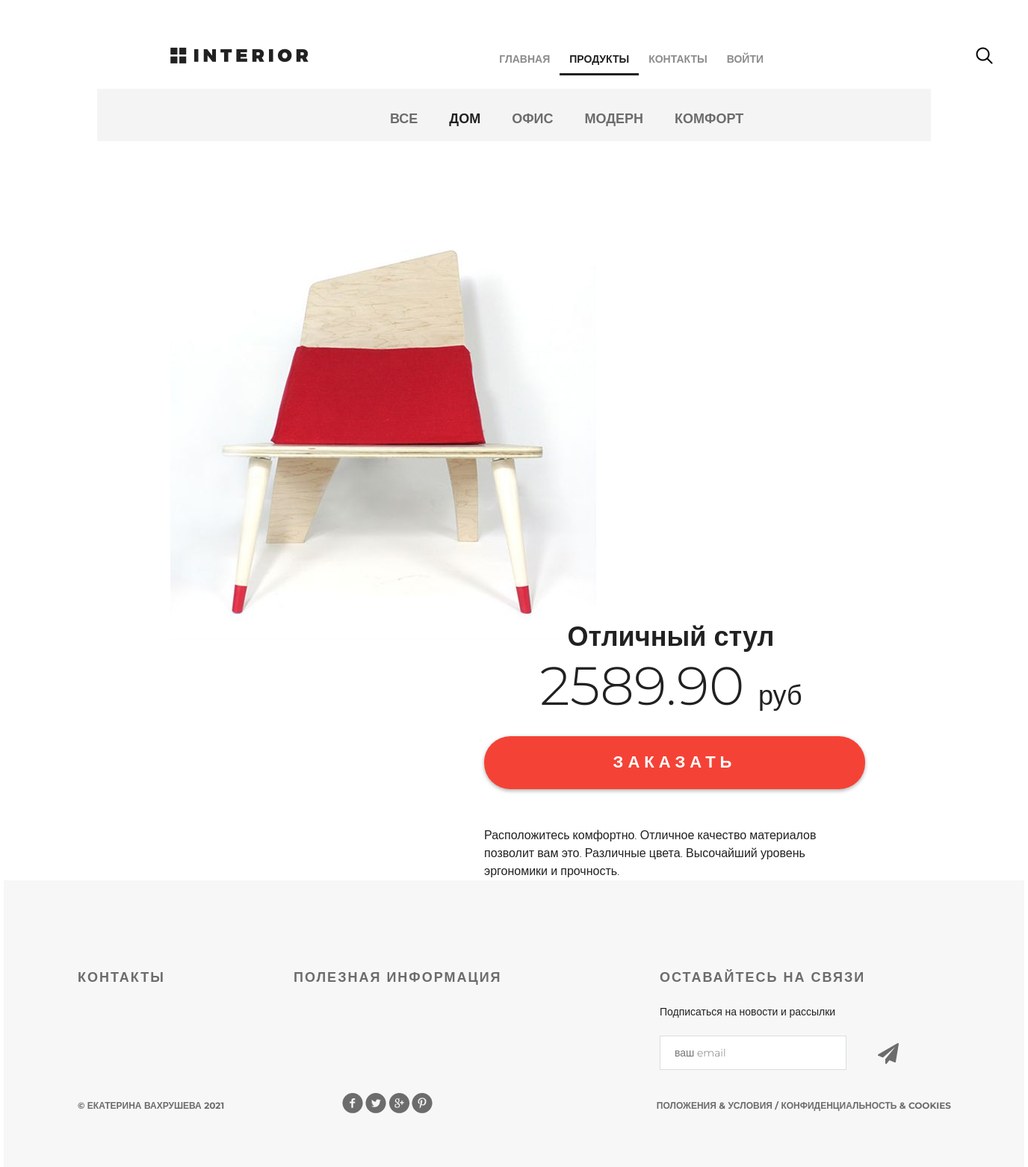
Page /products/product/1/ on the committed database.
### mainapp/models.py (models this page shows, shortened)
class ProductCategory(models.Model):
    objects: models.Manager()
    name = models.CharField(
        verbose_name='наименование',
        max_length=100,
        unique=True,
    )
    description = models.TextField(
        verbose_name='описание',
        blank=True,
    )
    is_deleted = models.BooleanField(
        default=False,
        verbose_name='категория удалена'
    )
    class Meta():
        verbose_name = 'категория'
        verbose_name_plural = 'категории'

class Product(models.Model):
    objects: models.Manager()
    category = models.ForeignKey(
        ProductCategory,
        on_delete=models.CASCADE
    )
    name = models.CharField(
        verbose_name='наименование',
        max_length=128
    )
    image = models.ImageField(
        upload_to='products_images',
        blank=True,
        verbose_name='фото'
    )
    short_desc = models.CharField(
        verbose_name='краткое описание',
        max_length=60,
        blank=True
    )
    description = models.TextField(
        verbose_name='описание',
        blank=True
    )
    price = models.DecimalField(
        verbose_name='цена',
        max_digits=8,
        decimal_places=2,
        default=0
    )
    quantity = models.PositiveIntegerField(
        verbose_name='количество',
        default=0
    )
    is_deleted = models.BooleanField(
        default=False,
        verbose_name='товар удален'
    )
    class Meta():
        verbose_name = 'товар'
        verbose_name_plural = 'товары'

### mainapp/views.py (the view)
# urls.py: path('product/<int:pk>/', views.product, name='product'),
def product(request, pk):
    product = get_object_or_404(Product, pk=pk)
    title = product.name
    content = {
        'title': title,
        'links_menu': ProductCategory.objects.exclude(is_deleted=True),
        'product': product,
        'basket': get_basket(request.user),
    }
    return render(request, 'mainapp/product.html', content)

### mainapp/views.py (called while the page is built)
def get_basket(user):
    if user.is_authenticated:
        return Basket.objects.filter(user=user)
    else:
        return []

### mainapp/templates/mainapp/product.html (shortened to what this page needs)
{% extends 'layout.html' %}
{% load static %}
{% block content %}
<div class="hero-white">
    {% include 'includes/inc_main_menu.html' %}
</div>
<div class="details">
    <div class="links clearfix">
        {% include 'includes/inc_categories_menu.html' %}
    </div>
    <div class="details-products">
        <div class="details-slider">
            <div class="slider-product">
                <img src="/media/{{ product.image }}"
                     alt="{{ product.short_desc }}">
            </div>
        </div>
        <div class="description">
            <h3 class="big-bold">{{ product.name }}</h3>
            <br>
            <p class="price"> {{ product.price }} <span>руб</span></p>
            <a href="{% url 'basket:add' product.pk %}" class="red-button">
                заказать
            </a>
            <div class="description-text">
                {{ product.description }}
            </div>
        </div>
    </div>
</div>
</div>
{% endblock %}

### geekshop/templates/includes/inc_categories_menu.html (shortened to what this page needs)
<ul class="links-menu">
  <li>
    <a href="{% url 'products:category' 0 1 %}"
        >
      все
    </a>
  </li>
  {% for link in links_menu %}
    <li>
      <a href="{% url 'products:category' link.pk 1 %}"
        {% if request.resolver_match.url_name == 'product' and  link.pk == product.category.pk %}
            class="active"
        {% endif %}>
        {{ link.name }}
      </a>
    </li>
  {% endfor %}
</ul>

### geekshop/static/style.css (style rules this page uses)
* { margin: 0; padding: 0; }
body { font-family: 'Montserrat', sans-serif; }
html, body { height: 100%; }
.clearfix:after { content: ""; display: block; clear: both; }
.big-bold { color: #212121; font-size: 36px; font-weight: 700; text-align: left; margin-bottom: 24px; line-height: 36px; }
.hero-white { background-color: #fff; height: 119px; padding-left: 98px; padding-right: 211px; position: relative; }
.links { height: 70px; background-color: #f4f4f4; position: relative; padding-left: 360px; }
.links-menu { margin: 27px auto 0px; position: absolute; }
.links-menu li { float: left; list-style-type: none; padding-right: 42px; }
.links-menu li a { text-decoration: none; color: #6c6c6c; font-size: 18px; font-weight: 700; text-transform: uppercase; }
.links-menu .active { color: #212121; font-size: 18px; font-weight: 700; }
.details-products { padding-left: 98px; padding-right: 98px; margin-top: 98px; height: 500px; }
.details-slider { width: 500px; float: left; margin-right: 30px; }
.slider-product { width: 500px; height: 500px; }
.description { width: 535px; float: right; padding-left: 35px }
.description .big-bold { color: #212121; font-size: 36px; font-weight: 700; text-align: center; margin-top: 47px; margin-bottom: 0px; }
.description .price { color: #212121; font-size: 72px; font-weight: 300; line-height: 48px; text-align: center; }
.description .price span { color: #212121; font-size: 36px; font-weight: 300; line-height: 48px; text-align: center; }
.red-button { display: block; height: 71px; width: 510px; border-radius: 35px; background-color: #f44336; text-align: center; text-transform: uppercase; text-decoration: none; color: #ffffff; font-size: 22px; font-weight: 700; line-height: 24px; box-shadow: 0px 2px 4.85px 0.15px rgba(33, 33, 33, 0.35); line-height: 70px; letter-spacing: 6px; margin-top: 31px; }
.description-text { margin-top: 50px; color: #212121; font-size: 16px; font-weight: 300; line-height: 24px; text-align: left; }

### rows in the picture
ProductCategory: name "ДОМ"
ProductCategory: name "ОФИС"
ProductCategory: name "МОДЕРН"
ProductCategory: name "КОМФОРТ"
Product: image (picture), name "Отличный стул", price "2589.90", description "Расположитесь комфортно. Отличное качество материалов позволит вам это. Различные цвета. Высочайший уровень эргономики и прочность."
